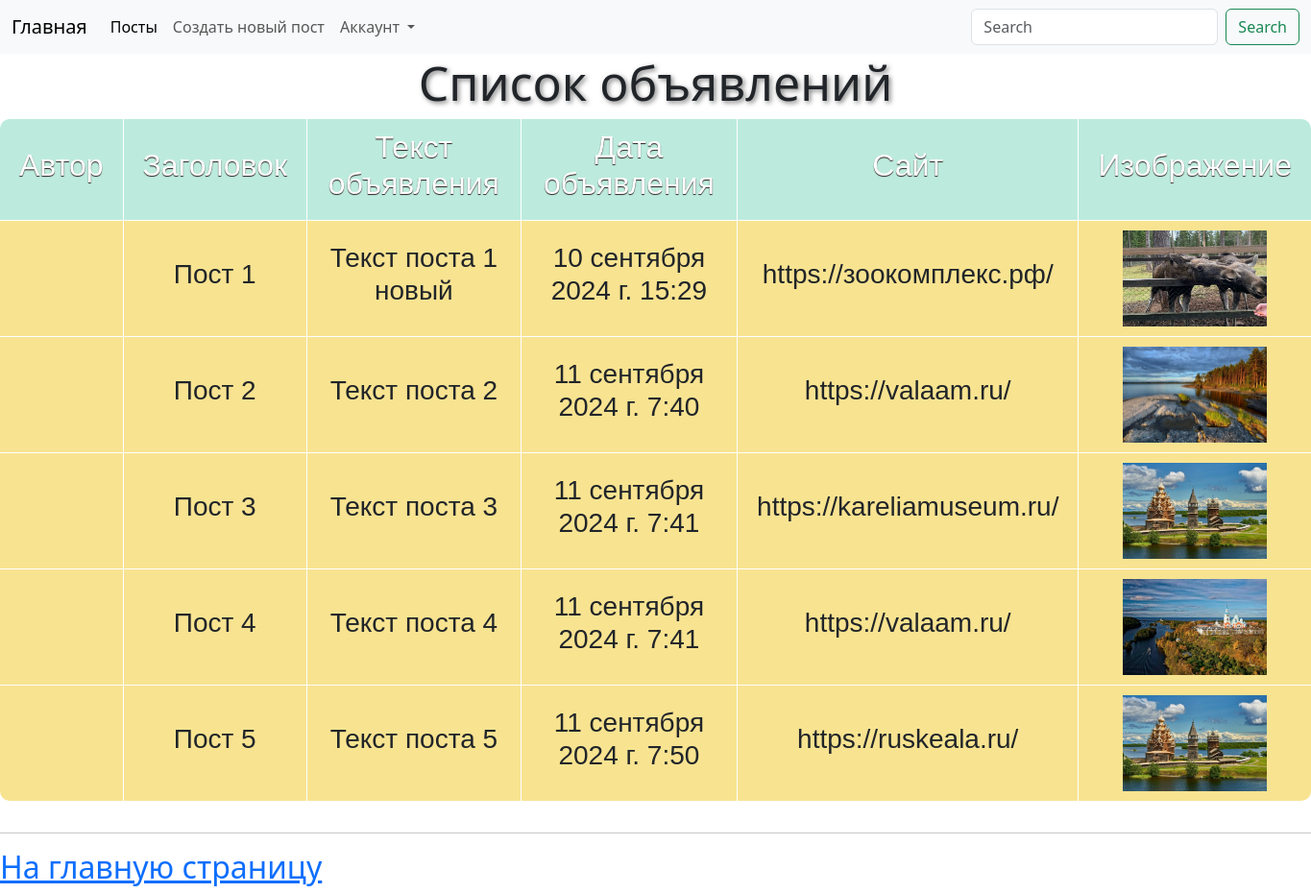
/board/post/table/, run on an earlier commit of the app's database.
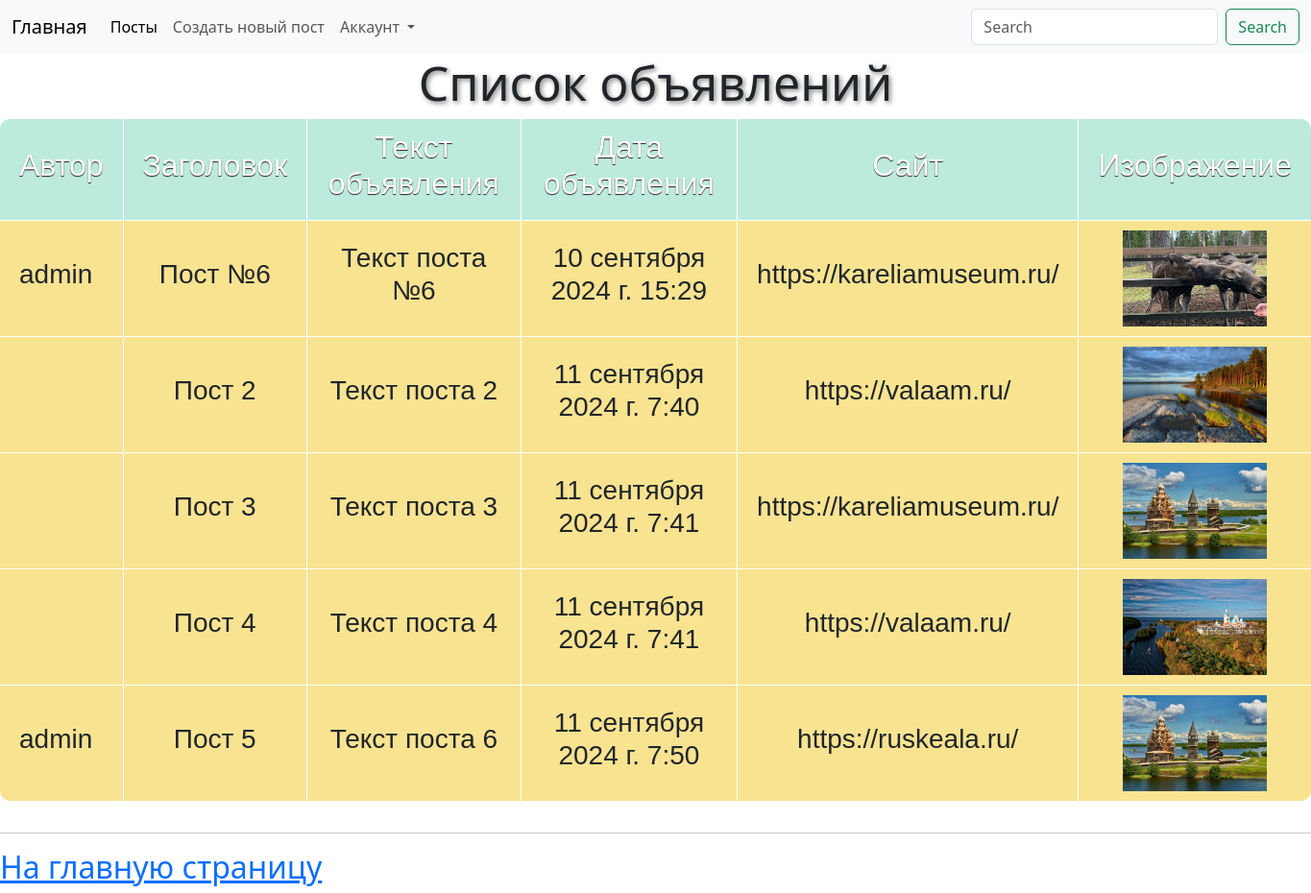
And on a later commit of the database.
### board/models.py (models this page shows, shortened)
class Post(models.Model):
    author = models.ForeignKey(User, on_delete=models.CASCADE, verbose_name='Автор')
    title = models.CharField(max_length=200, verbose_name='Заголовок')
    text = models.TextField(max_length=500, verbose_name='Текст объявления')
    created_at = models.DateTimeField(default=timezone.now, verbose_name='Опубликовано',
                                      editable=False)  # Параметр 'editable' отключает возможность для редактирования
    url_adders = models.CharField(max_length=150, verbose_name='Ссылка на сайт')
    image = models.ImageField(upload_to='posts/', null=True, verbose_name='Изображение')
    slug = models.SlugField(max_length=200, unique=True, editable=False, null=True)
    class Meta:  # Настроечный класс
        verbose_name = 'Объявление'
        verbose_name_plural = 'Объявления'

### users/models.py (models this page shows)
class CustomUser(AbstractUser):
    phone = models.CharField(max_length=20, verbose_name="Телефон")
    city = models.CharField(max_length=100, verbose_name="Город")
    image = models.ImageField(upload_to="users/", null=True, verbose_name="Изображение")

### board/views.py (the view)
# urls.py: path('post/table/', post_list_in_table, name='post_list_in_table'),
def post_list_in_table(request):  # Посты в виде таблицы
    posts = Post.objects.all()
    context = {
        'title': 'Посты',
        'posts': posts
    }
    return render(request, template_name='board/posts_in_table.html', context=context)

### board/templates/board/posts_in_table.html
{% extends 'board/base.html' %}
{% load static %}
{% block content %}
<link href="{% static 'css/style_table.css' %}" rel="stylesheet" type="text/css">
<div>
    <h2 class="how">Список объявлений</h2>
    <table>
        <caption></caption>
        <colgroup></colgroup>
        <thead>
        <tr>
            <th><h2>Автор</h2></th>
            <th><h2>Заголовок</h2></th>
            <th><h2>Текст объявления</h2></th>
            <th><h2>Дата объявления</h2></th>
            <th><h2>Сайт</h2></th>
            <th><h2>Изображение</h2></th>
        </tr>
        </thead>
        <tbody>
        {% for post in posts %}
        <tr>
            <td>
                <h3>{{post.author}}</h3>
            </td>
            <td>
                <h3>{{post.title}}</h3>
            </td>
            <td>
                <h3>{{post.text}}</h3>
            </td>
            <td>
                <h3>{{post.created_at}}</h3>
            </td>
            <td>
                <h3>{{post.url_adders}}</h3>
            </td>
            <td>
                <img width="150px" height="100px" src="/media/{{post.image}}">
            </td>
        </tr>
        {% endfor %}
        </tbody>
    </table>
</div>
<hr>
<a href="{% url 'board:index'%}"><h2>На главную страницу</h2></a>
{% endblock content %}

What changed in the data, as far as the page shows it:
changed Post: author (not shown) → "admin"; title "Пост 1" → "Пост №6"; text "Текст поста 1 новый" → "Текст поста №6"; url_adders "https://зоокомплекс.рф/" → "https://kareliamuseum.ru/"
changed Post "Пост 5": author (not shown) → "admin"; text "Текст поста 5" → "Текст поста 6"
